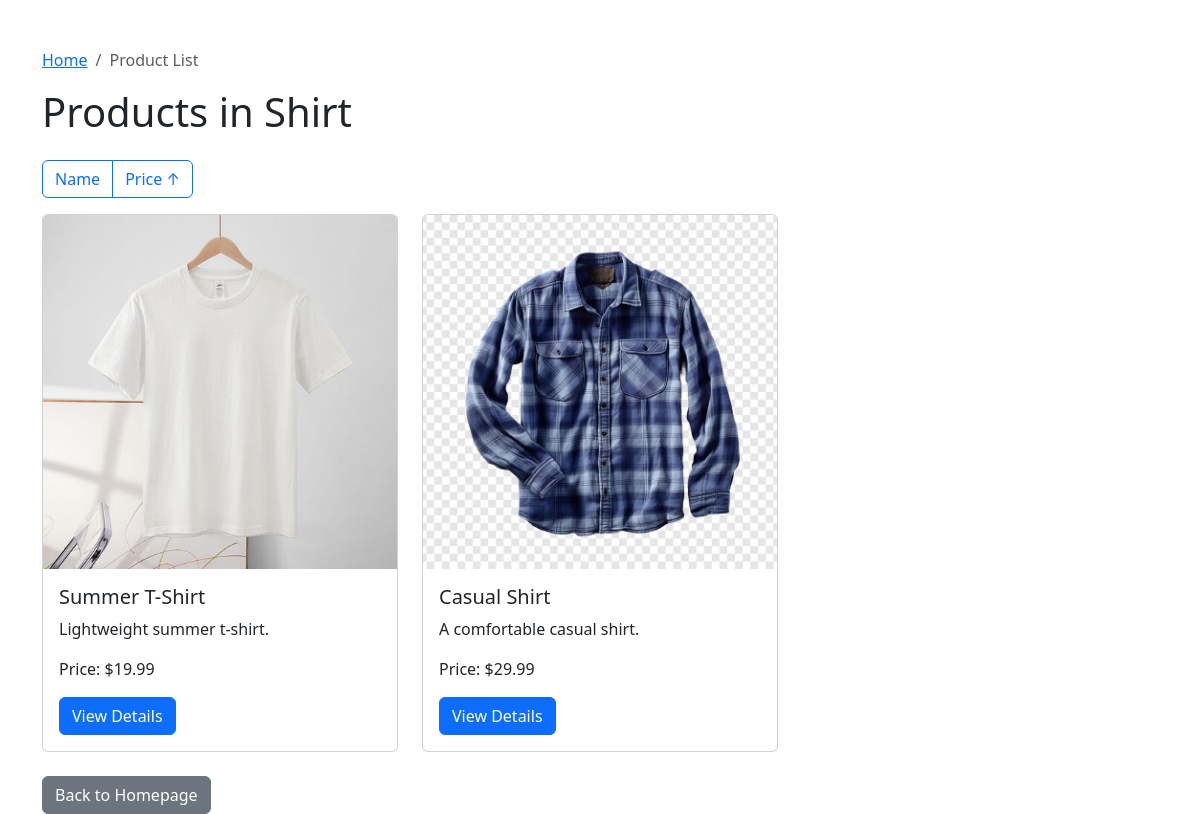
/products/28/?sort_by=price&order=asc, run on the app's committed database.
### myapp/models.py (models this page shows, shortened)
class ProductType(models.Model):
    type_name = models.CharField(max_length=255)

class Product(models.Model):
    name = models.CharField(max_length=255)
    description = models.TextField()
    price = models.DecimalField(max_digits=10, decimal_places=2)
    type = models.ForeignKey(ProductType, on_delete=models.CASCADE)

class ProductImage(models.Model):
    product = models.ForeignKey(Product, on_delete=models.CASCADE)
    image_url = models.URLField()

### myapp/views.py (the view)
# urls.py: path('products/<int:type_id>/', views.product_list, name='product_list'),  # 次页：产品列表
def product_list(request, type_id):
    product_type = get_object_or_404(ProductType, id=type_id)
    sort_by = request.GET.get('sort_by', 'name')
    order = request.GET.get('order', 'asc')
    if sort_by == 'price':
        if order == 'asc':
            products = Product.objects.filter(type=product_type).order_by('price')
        else:
            products = Product.objects.filter(type=product_type).order_by('-price')
    else:
        if order == 'asc':
            products = Product.objects.filter(type=product_type).order_by('name')
        else:
            products = Product.objects.filter(type=product_type).order_by('-name')
    return render(request, 'product_list.html', {'product_type': product_type, 'products': products, 'view_name': 'product_list', 'sort_by': sort_by, 'order': order})

### templates/product_list.html (shortened to what this page needs)
<!DOCTYPE html>
<html lang="en">
<head>
    <link rel="stylesheet" href="https://cdn.jsdelivr.net/npm/bootstrap@5.3.0/dist/css/bootstrap.min.css">
</head>
<body>
<div class="container mt-5">
    <nav aria-label="breadcrumb">
        <ol class="breadcrumb">
            <li class="breadcrumb-item"><a href="{% url 'homepage' %}">Home</a></li>
            <li class="breadcrumb-item active" aria-current="page">Product List</li>
        </ol>
    </nav>
    <h1 class="mb-4">Products in {{ product_type.type_name }}</h1>
    <div class="row mb-3">
        <div class="col-md-12">
            <div class="btn-group" role="group">
                <a href="?sort_by=name&order={% if sort_by == 'name' and order == 'asc' %}desc{% else %}asc{% endif %}" class="btn btn-outline-primary">
                    Name {% if sort_by == 'name' and order == 'asc' %}↑{% elif sort_by == 'name' and order == 'desc' %}↓{% endif %}
                </a>
                <a href="?sort_by=price&order={% if sort_by == 'price' and order == 'asc' %}desc{% else %}asc{% endif %}" class="btn btn-outline-primary">
                    Price {% if sort_by == 'price' and order == 'asc' %}↑{% elif sort_by == 'price' and order == 'desc' %}↓{% endif %}
                </a>
            </div>
        </div>
    </div>
    <div class="row">
        {% for product in products %}
            <div class="col-md-4 mb-4">
                <div class="card">
                    {% if product.productimage_set.exists %}
                        <img src="/static/images/{{ product.productimage_set.first.image_url }}" class="card-img-top" alt="{{ product.name }}">
                    {% endif %}
                    <div class="card-body">
                        <h5 class="card-title">{{ product.name }}</h5>
                        <p class="card-text">{{ product.description }}</p>
                        <p class="card-text">Price: ${{ product.price }}</p>
                        <a href="{% url 'product_detail' product.id %}" class="btn btn-primary">View Details</a>
                    </div>
                </div>
            </div>
        {% endfor %}
    </div>
    <a href="{% url 'homepage' %}" class="btn btn-secondary">Back to Homepage</a>
</div>
</body>
</html>

### data on the page
ProductType: type_name "Shirt"
Product: productimage_set.first.image_url (picture), name "Summer T-Shirt", description "Lightweight summer t-shirt.", price "19.99"
Product: productimage_set.first.image_url (picture), name "Casual Shirt", description "A comfortable casual shirt.", price "29.99"
